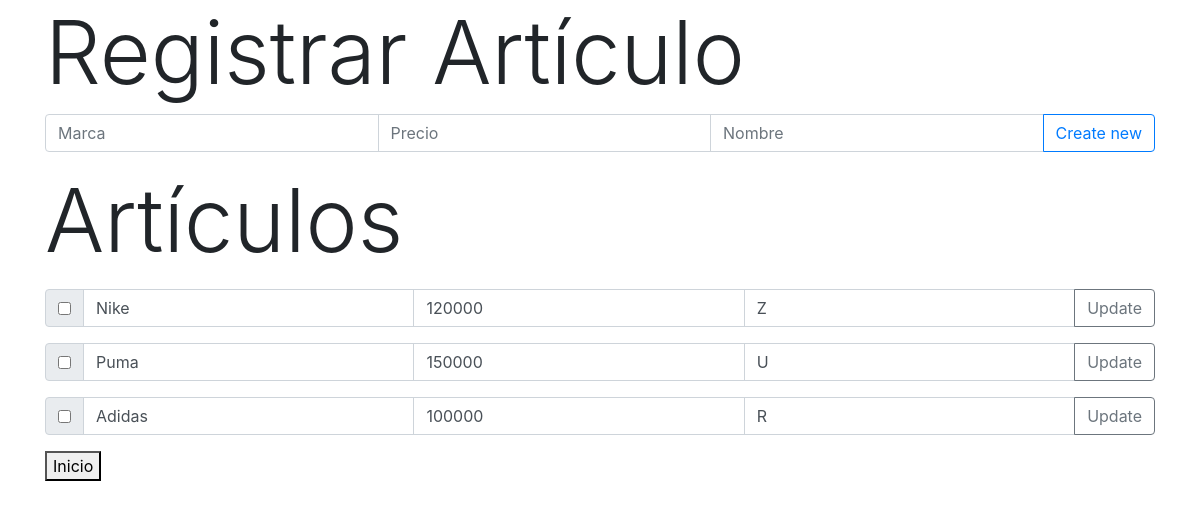
Before: /articulos with the older database file.
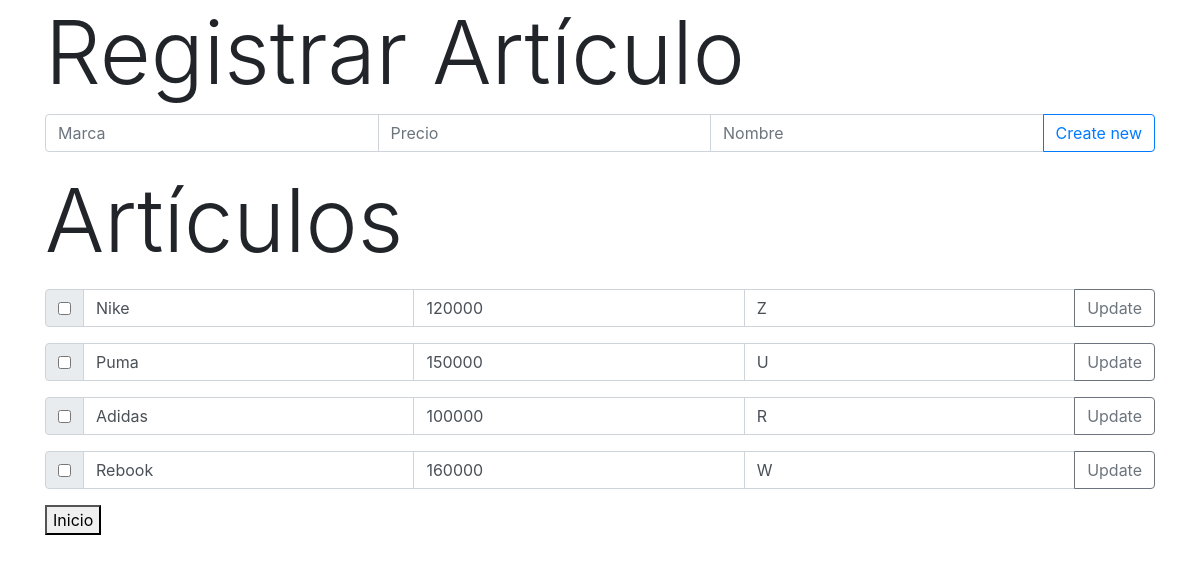
After: the same page with the newer database file.
### app.py (models this page shows)
class Article(db.Model):
    id = db.Column(db.Integer, primary_key=True, autoincrement=True)
    marca = db.Column(db.Text)
    precio = db.Column(db.Integer)
    nombre = db.Column(db.Text)
    approved = db.Column(db.Boolean)

### app.py (the view)
@app.route("/articulos", methods=["POST", "GET"])
def view_articles():
    if request.method == "POST":
        create_article(request.form["mar"], request.form["pre"], request.form["nom"])
    return render_template("articulos.html", articles=read_articles())

### app.py (called while the page is built)
def read_articles():
    return db.session.query(Article).all()

### templates/articulos.html (shortened to what this page needs)
<!DOCTYPE html>
<html>
<head>
    <link rel="stylesheet" href="https://stackpath.bootstrapcdn.com/bootstrap/4.3.1/css/bootstrap.min.css">
</head>
<body>
<div class="container">
    <h2 class="display-2">Registrar Artículo</h2>
    <form method="POST" action="/articulos">
        <div class="input-group mb-3">
            <input type="text" name="mar" class="form-control" placeholder="Marca">
            <input type="text" name="pre" class="form-control" placeholder="Precio">
            <input type="text" name="nom" class="form-control" placeholder="Nombre">
            <div class="input-group-append" id="button-addon">
                <button class="btn btn-outline-primary" type="submit" value="update">Create new</button>
            </div>
        </div>
    </form>
    <h2 class="display-2">Artículos</h2>
    {% for article in articles %}
    <p>
    <form method="POST" action="/edit_article/{{article.id}}">
    <div class="input-group mb-3">
        <div class="input-group-prepend">
            <div class="input-group-text">
                <input type="checkbox" onclick="redirect('/edit_article/{{article.id}}')" data-target="/edit_article/{{article.id}}" name="assigned">
            </div>
        </div>
        <label type="text" name="mar" class="form-control">{{article.marca}}</label>
        <input type="text" value="{{article.precio}}" name="pre" class="form-control">
        <label type="text" name="nom" class="form-control">{{article.nombre}}</label>
        <div class="input-group-append" id="button-addon2">
            <button class="btn btn-outline-secondary" type="submit" value="update">Update</button>
        </div>
    </div>
    </form>
    {% endfor %}
    <div>
        <button onclick="redirect('/')">Inicio</button>
    </div>
</div>
</body>
</html>

Changed rows visible on the page:
added Article: marca "Rebook", pre "160000", nombre "W"
